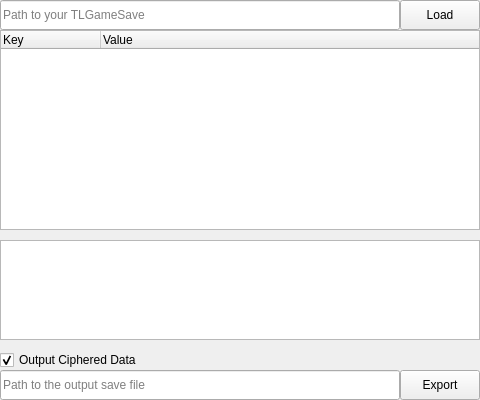
<?xml version="1.0" encoding="UTF-8"?>
<ui version="4.0">
 <class>MainWindow</class>
 <widget class="QMainWindow" name="MainWindow">
  <property name="geometry">
   <rect>
    <x>0</x>
    <y>0</y>
    <width>480</width>
    <height>400</height>
   </rect>
  </property>
  <property name="windowTitle">
   <string>MainWindow</string>
  </property>
  <widget class="QWidget" name="centralwidget">
   <widget class="QLineEdit" name="input_path_line_edit">
    <property name="geometry">
     <rect>
      <x>0</x>
      <y>0</y>
      <width>400</width>
      <height>30</height>
     </rect>
    </property>
    <property name="placeholderText">
     <string>Path to your TLGameSave</string>
    </property>
   </widget>
   <widget class="QPushButton" name="load_file_push_button">
    <property name="geometry">
     <rect>
      <x>400</x>
      <y>0</y>
      <width>80</width>
      <height>30</height>
     </rect>
    </property>
    <property name="text">
     <string>Load</string>
    </property>
   </widget>
   <widget class="QTextBrowser" name="log_text_browser">
    <property name="geometry">
     <rect>
      <x>0</x>
      <y>240</y>
      <width>480</width>
      <height>100</height>
     </rect>
    </property>
   </widget>
   <widget class="QTreeWidget" name="save_tree_widget">
    <property name="geometry">
     <rect>
      <x>0</x>
      <y>30</y>
      <width>480</width>
      <height>200</height>
     </rect>
    </property>
    <property name="columnCount">
     <number>2</number>
    </property>
    <attribute name="headerCascadingSectionResizes">
     <bool>true</bool>
    </attribute>
    <column>
     <property name="text">
      <string>Key</string>
     </property>
    </column>
    <column>
     <property name="text">
      <string>Value</string>
     </property>
    </column>
   </widget>
   <widget class="QLineEdit" name="output_path_line_edit">
    <property name="geometry">
     <rect>
      <x>0</x>
      <y>370</y>
      <width>400</width>
      <height>30</height>
     </rect>
    </property>
    <property name="placeholderText">
     <string>Path to the output save file</string>
    </property>
   </widget>
   <widget class="QPushButton" name="export_push_button">
    <property name="geometry">
     <rect>
      <x>400</x>
      <y>370</y>
      <width>80</width>
      <height>30</height>
     </rect>
    </property>
    <property name="text">
     <string>Export</string>
    </property>
   </widget>
   <widget class="QCheckBox" name="cipher_output_check_box">
    <property name="geometry">
     <rect>
      <x>0</x>
      <y>350</y>
      <width>161</width>
      <height>20</height>
     </rect>
    </property>
    <property name="text">
     <string>Output Ciphered Data</string>
    </property>
    <property name="checked">
     <bool>true</bool>
    </property>
   </widget>
  </widget>
 </widget>
 <resources/>
 <connections/>
</ui>
